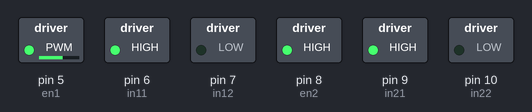
A sketch run on a simulated Arduino Uno, built with avr-gcc and run on an emulated ATmega328P. On the bench: switched loads named in the sketch (green lamp = pin HIGH).

Above: at 0.1 s.
Timing chart, 0 to 1.6 s (numbered marks = the images above):
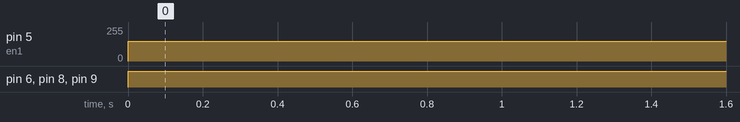

The sketch:

robo_car_motor_control.ino
```cpp
const int en1 = 5;
const int in11 = 6;
const int in12 = 7;

const int en2 = 8;
const int in21 = 9;
const int in22 = 10;

void setup() {
  // put your setup code here, to run once:
  pinMode(en1, OUTPUT);
  pinMode(in11, OUTPUT);
  pinMode(in12, OUTPUT);

  pinMode(en2, OUTPUT);
  pinMode(in21, OUTPUT);
  pinMode(in22, OUTPUT);
}

void backword(void)
{
  analogWrite(en1, 150);
  digitalWrite(in11,LOW);
  digitalWrite(in12,HIGH);

  analogWrite(en2, 150);
  digitalWrite(in21,LOW);
  digitalWrite(in22,HIGH);
  }

void forword(void)
{
  analogWrite(en1, 150);
  digitalWrite(in11,HIGH);
  digitalWrite(in12,LOW);

  analogWrite(en2, 150);
  digitalWrite(in21,HIGH);
  digitalWrite(in22,LOW);
  }
void left(void)
{
  analogWrite(en1, 150);
  digitalWrite(in11,HIGH);
  digitalWrite(in12,LOW);

  analogWrite(en2, 0);
  digitalWrite(in21,HIGH);
  digitalWrite(in22,LOW);
  }
void right(void)
{
  analogWrite(en1, 0);
  digitalWrite(in11,HIGH);
  digitalWrite(in12,LOW);

  analogWrite(en2, 150);
  digitalWrite(in21,HIGH);
  digitalWrite(in22,LOW);
  }
void loop() {
  // put your main code here, to run repeatedly:
  forword();
  //right();
  //left();
  //backword();
}
```

Measured:
- by itself, pin 5 (en1): 0/255 → 150/255 at 0.00 s
- by itself, pin 6 (in11), pin 8 (en2), pin 9 (in21): LOW → HIGH at 0.00 s
